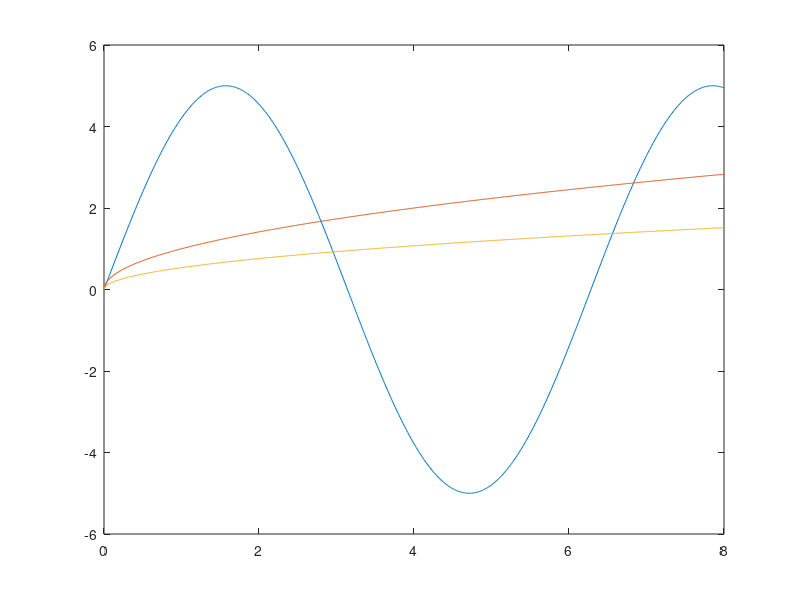
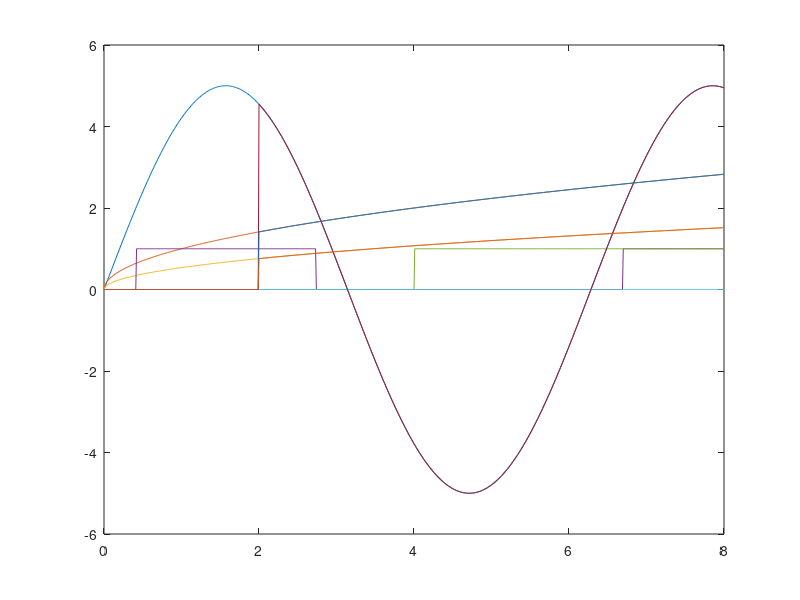
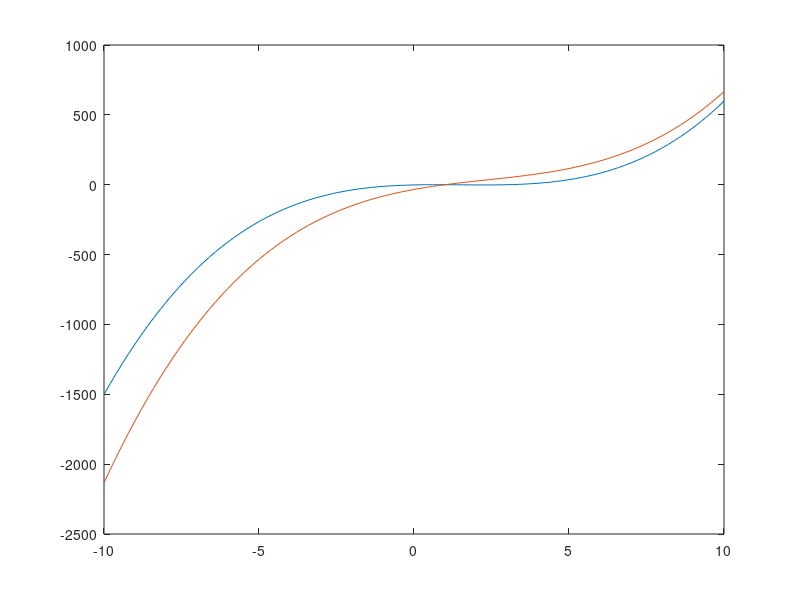
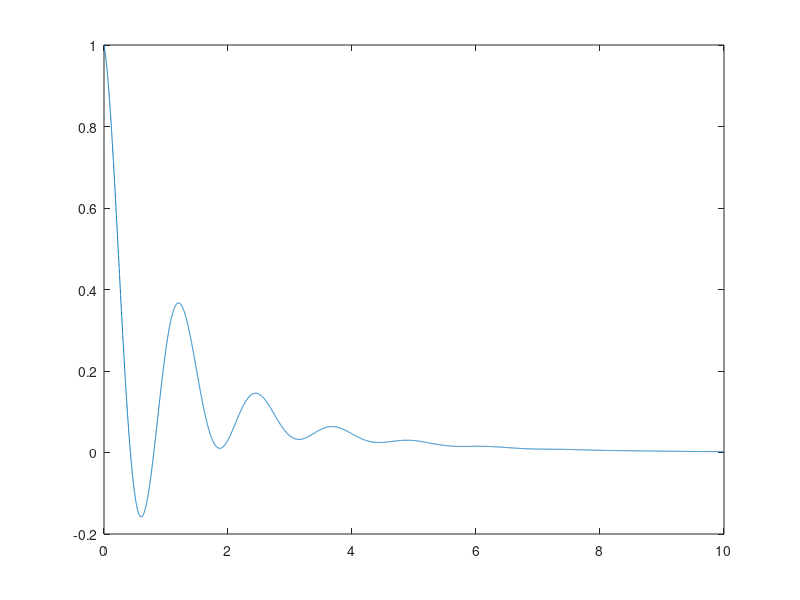

Source code (MATLAB) for these figures, in order:
%% MATLAB Session 2
%% Question 3
% 
% Multiple plots, maxima, minima and comparators: For t = 0 to 8 and each
% each signal s1 = 5sint, s2 = 2?t and s3 = 0.4?(1.8t)
%% 
% a)    Plot the 3 signals on the same time axes,
%       use: _figure, hold, plot(t, s# , ?colour letter? ) and/or_
% _plot(t,[s1; s2; s3])_
t = 0: .01 : 8; % t=linspace(0,8,1000)
y1 = 5*sin(t);
y2=sqrt(t); %y2=t^0.5;
y3=0.4*(1.8*t).^0.5; %y3=0.4*sqrt(1.8*t);
figure
plot(t,y1); hold on; plot(t,y2);
plot(t,y3)
figure
plot(t,[y1;y2;y3])




%%
% b)    >>max(s#) , min(s#) % Confirm the maximum and minimum values

%%
% c)    >>plot(t , s#>=2) and explain the output
hold on
plot(t,[y1;y2;y3]>2)% binary output 0 false, 1 true
%%
% d)    >>plot(t , s#.*(t>=2)) and explain the output
plot(t,[y1;y2;y3].*([t;t;t]>=2))%turn on at t>=2;
%% Question 4
% The roots of a polynomial f(x) are the values of x, such that f(x)
% = 0. Obtain the roots of the following polynomials:
%% 
% a)     $$ x^3-4.5x^2+5x-1.5=0 $$
F1=[1 -4.5 5 -1.5];
root=roots(F1) %3 real roots (0.5, 1, 3)
%% 
% b)     $$ x^3-7x^2+40x-34=0 $$
F2=[1 -7 40 -34];
root=roots(F2) %2 complex roots (1, 3+- 5i)

%% Question 5
% Plot the above polynomials to confirm if the roots were located correctly
% by
%%
% a)    calculating $$ f(x) $$ using array operators for x=[-10:0.2:10]; then
% plot(x,f)
x= -10:.2:10 ;
f1=x.^3 - 4.5*x.^2 + 5*x -1.5;
f2=x.^3 - 7*x.^2 + 40*x -34;

%% 
% b)    using polyval(), e.g. plot(x,polyval([1 -4.5 5 -1.5], x))
figure
plot(x,[f1 ; f2])
figure
plot(x,[polyval(F1,x);polyval(F2,x)])
F=[3 2 -100 2 -7 90];
root=roots(F)
x=linspace(-6,6,1000);
plot(x,polyval(F,x));

%%
% Use Matlab to compute the roots of $$ 3x^5+2x^4?100x^3+2x^2?7x+90 $$ and
% plot the polynomial for x = -6 to 6.

%% Question 6
% Linear Algebraic Equations: Use the left-division method to solve the following set of linear, algebraic equations, i.e. find *u* (i.e. [x; y; z]) when *Au=y* ,
% _Hint:_ A=3x3matrix, v=1x3, >> |helpwin ops;| >> |helpwin mldivide;| >> |A*u|
% $$ 3x+2y-9z=-65 $$
% $$ -9x-5y+2z=16 $$
% $$ 6x+7y+3z=5 $$

A=[3 2 -9; -9 -5 2; 6 7 3]
y=[-65;16;5]
u=A\y %2 -4 -9
wrong=A/y' %note difference between this and above
check=A*u %check, e.g. 3*2 + 2*-4 + -9*7= 6-8-63=-65
check=A*wrong

%% Question 7
% An engineering system has a differential equation with the initial
% condition solution given by
% $$ y(t)=c_1e^{d_{1t}}+c_2e^{d_{2t}}+c_2e^{d_{3t}} $$
% where
% $$ c_1=0.3, c_2=0.35, and c_3=0.35 $$
% weigh the effects of the roots of the characteristic equation
% $$ d_1=-0.5, d_2=-1+5i, and d_3=-1-5i $$ .
% Using *MATLAB* , plot the intitial condition response over the period
% from $$ t=0 $$ to $$ t=10 $$ seconds. Determine the maximum response
% amplitude between 1 and 2 seconds.
% 
% * _Extension_ * (for later): you ay like to learn to write a function
% witharguments to solve this for any parameters.
t=linspace(0,10,10001);
c1=0.3;c2=0.35;c3=0.35;
d1=-0.5;d2=-1+5i;d3=-1-5i;
y=c1*exp(d1.*t)+c2*exp(d2.*t)+c3*exp(d3.*t);
plot(t,y)
